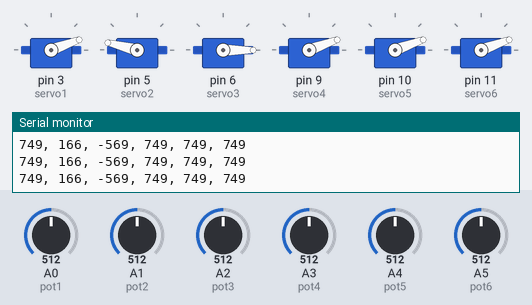
Recording of a sketch running on a simulated Arduino Uno, built with avr-gcc and run on an emulated ATmega328P. Parts: 6 × servo, the last lines printed to the serial monitor. The test bench sets the inputs (shaded band); at power-on: A3 (pot4) = 512, A1 (pot2) = 512, A0 (pot1) = 512, A4 (pot5) = 512, A5 (pot6) = 512, A2 (pot3) = 512.

Above: at 6.2 s.
6.3 s: A3 (pot4) set to 716
At 7.5 s:
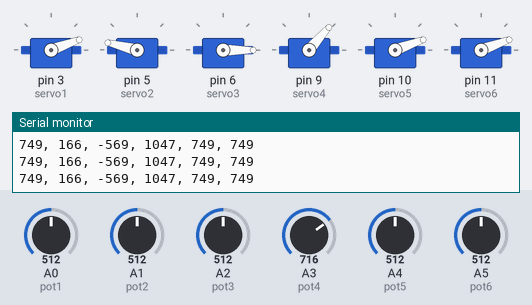
7.8 s: A1 (pot2) set to 306
At 8.6 s:
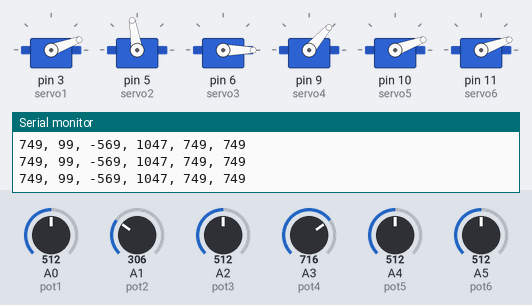
9.3 s: A0 (pot1) set to 716
At 10.4 s:
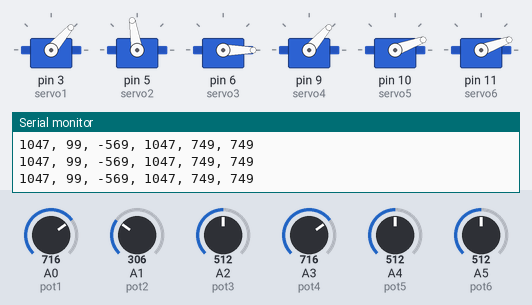
10.8 s: A4 (pot5) set to 716
At 11.5 s:
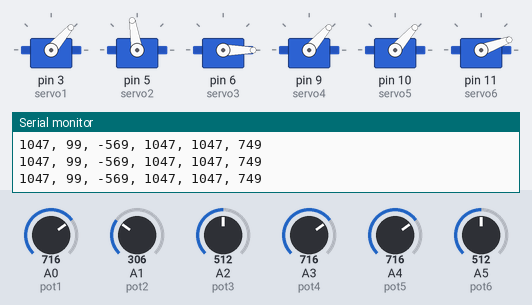
12.3 s: A5 (pot6) set to 716
At 13.0 s:
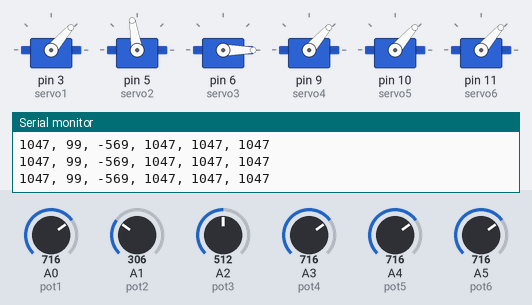
13.8 s: A2 (pot3) set to 30
At 14.8 s:
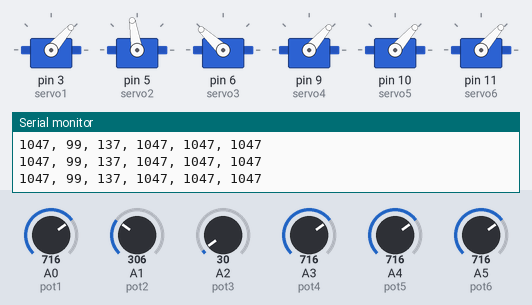
Timing chart, 0 to 16.3 s (numbered marks = the images above; inputs shaded):
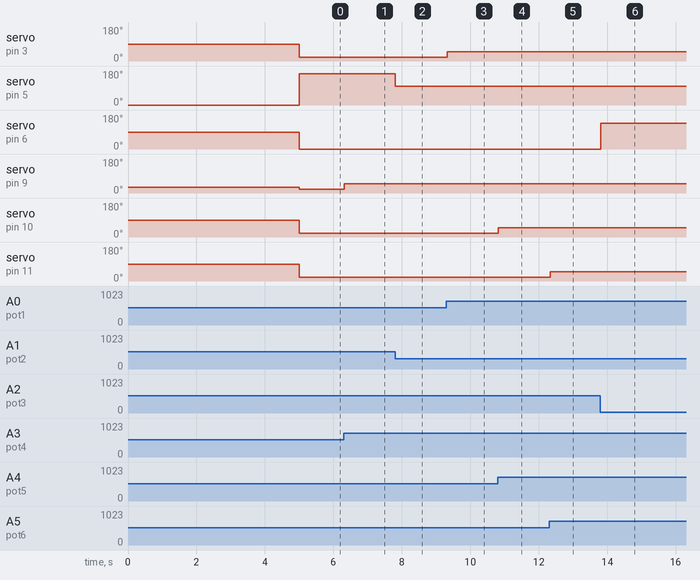

Measured:
- after the input at 6.3 s, servo on pin 9 (servo4): 20° → 49° at once
- after the input at 7.8 s, servo on pin 5 (servo2): 166° → 99° at once
- after the input at 9.3 s, servo on pin 3 (servo1): 20° → 49° at once
- after the input at 10.8 s, servo on pin 10 (servo5): 20° → 49° at once
- after the input at 12.3 s, servo on pin 11 (servo6): 20° → 49° at once
- after the input at 13.8 s, servo on pin 6 (servo3): 0° → 137° at once

The sketch:

codigo.ino
```cpp
#include <Servo.h>

int pot1=A0;
int pot2=A1;
int pot3=A2;
int pot4=A3;
int pot5=A4;
int pot6=A5;

int mov1=0;
int mov2=0;
int mov3=0;
int mov4=0;
int mov5=0;
int mov6=0;

int potest1=0;
int potest2=0;
int potest3=0;
int potest4=0;
int potest5=0;
int potest6=0;

Servo servo1;
Servo servo2;
Servo servo3;
Servo servo4;
Servo servo5;
Servo servo6;

void setup() {
  servo1.attach(3);
  servo2.attach(5);
  servo3.attach(6);
  servo4.attach(9);
  servo5.attach(10);
  servo6.attach(11);

  servo1.write(90);
  servo2.write(0);
  servo3.write(90);
  servo4.write(30);
  servo5.write(90);
  servo6.write(90);
  delay(5000);
  Serial.begin(9600);
}

void loop() {

  potest1=analogRead(pot1);
  potest2=analogRead(pot2);
  potest3=analogRead(pot3);
  potest4=analogRead(pot4);
  potest5=analogRead(pot5);
  potest6=analogRead(pot6);

  mov1=map(potest1,0,123,0,180);
  mov2=map(potest2,0,123,0,40);
  mov3=map(potest3,0,123,180,0);
  mov4=map(potest4,0,123,0,180);
  mov5=map(potest5,0,123,0,180);
  mov6=map(potest6,0,123,0,180);

  servo1.write(mov1);
  servo2.write(mov2);
  servo3.write(mov3);
  servo4.write(mov4);
  servo5.write(mov5);
  servo6.write(mov6);

  Serial.print(mov1);
  Serial.print(", ");
  Serial.print(mov2);
  Serial.print(", ");
  Serial.print(mov3);
  Serial.print(", ");
  Serial.print(mov4);
  Serial.print(", ");
  Serial.print(mov5);
  Serial.print(", ");
  Serial.println(mov6);

  delay(20);
}
```
